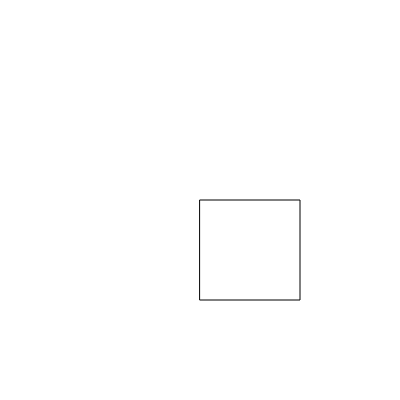
Frame 1 (no input)
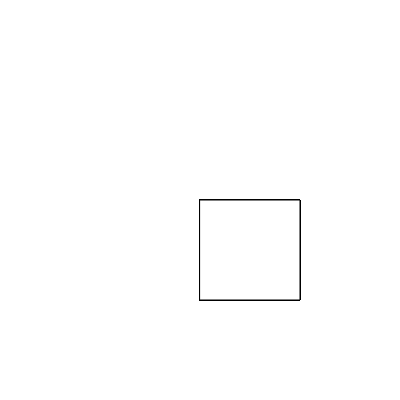
Frame 60 (no input)
Frame 120 (the mouse pressed at the canvas centre since frame 60): identical to frame 60, image omitted

The p5.js sketch that drew these frames (run headless with seeded random() and noise() and a simulated clock; from frame 60 on, the mouse is pressed at the canvas centre):

// p5.js sketch
// ── sketch.js
function setup() {
  createCanvas(400, 400);
}

function draw() {
  rect(200,200,100,100);
}
